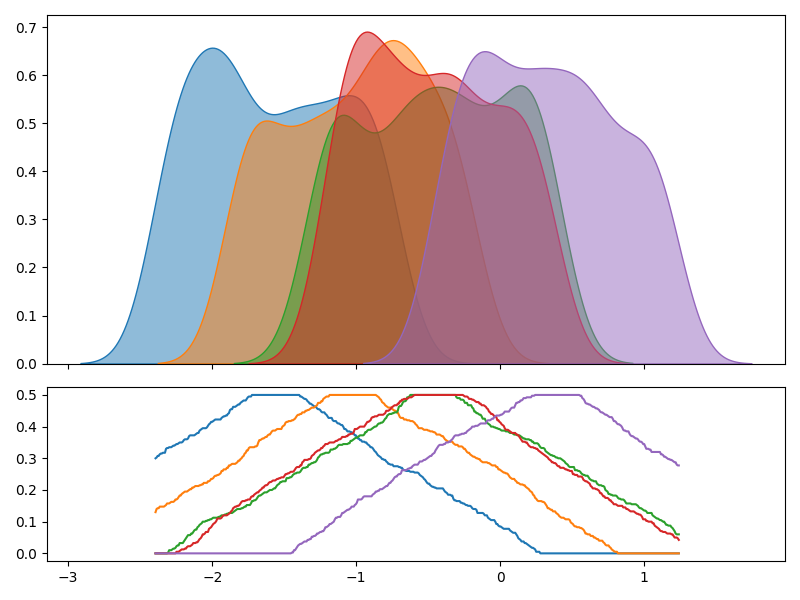

Generate this figure with Python:
import numpy as np
import matplotlib.pyplot as plt
import seaborn as sns
from sklearn.neighbors import KernelDensity

def compute_kde(x, data, bandwidth):
    kde = KernelDensity(kernel='tophat', bandwidth=bandwidth)
    kde.fit(data[:, None])
    log_dens = kde.score_samples(x[:, None])
    return np.exp(log_dens)

# Given centers of uniform distributions
centers = np.array([-1.553, -1.019, -0.475, -0.434, 0.395])
np.random.seed(42)  # For reproducibility

# Generate synthetic data from uniform distributions centered at given points
data = []
width = 1.7  # Width of the uniform distribution
for c in centers:
    data.append(np.random.uniform(low=c - width / 2, high=c + width / 2, size=200))  # 200 samples per distribution

# Create the plot
fig, axes = plt.subplots(2, 1, figsize=(8, 6), sharex=True, gridspec_kw={'height_ratios': [2, 1]})

# Make background transparent
fig.patch.set_alpha(0)
axes[0].patch.set_alpha(0)
axes[1].patch.set_alpha(0)

# Step 1: Plot the individual uniform distributions as density plots FIRST
for dataset, center in zip(data, centers):
    sns.kdeplot(dataset, ax=axes[0], bw_adjust=1, fill=True, alpha=0.5, label=f'Center {center:.3f}')

# Step 2: Kernel Density Estimation with Uniform Kernel
x_vals = np.linspace(min(np.concatenate(data)), max(np.concatenate(data)), 500)
bandwidth = 1.0
for dataset in data:
    kde_density = compute_kde(x_vals, dataset, bandwidth)
    axes[1].plot(x_vals, kde_density, label=f'Center {np.mean(dataset):.3f}')

# Adjusting labels
axes[0].set_ylabel('')

# Tight layout for better spacing
plt.tight_layout()

# Show the plot
plt.show()
